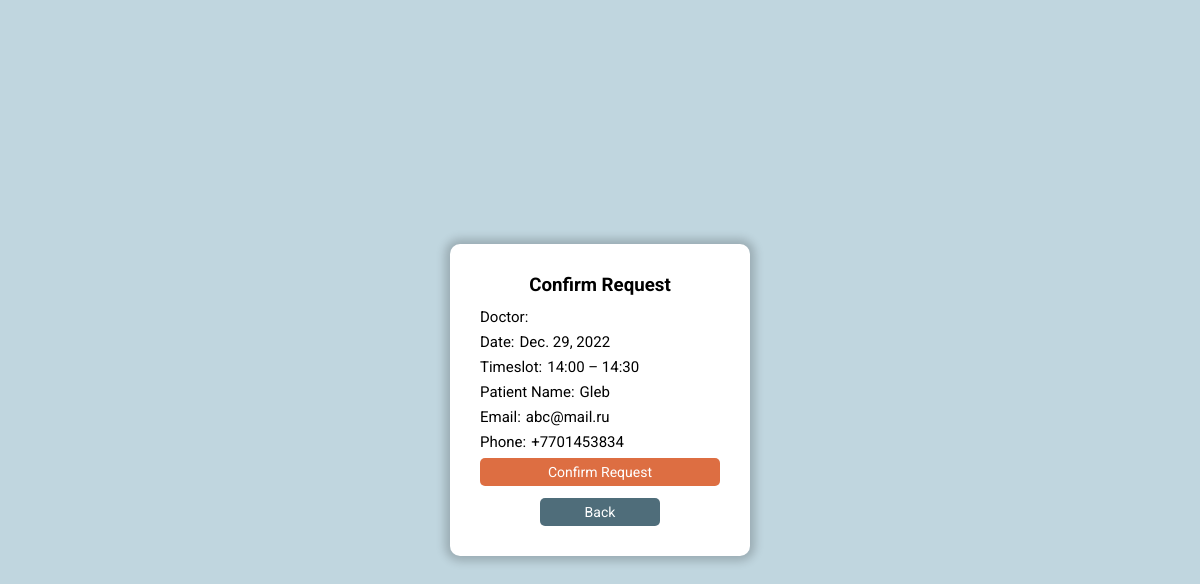
The page /confirm_request/2/2022-12-29/5 on the database its author committed.
### authentication/models.py (models this page shows, shortened)
class Preappointment(models.Model):
    class Meta:
        verbose_name = 'Pre-appointment'
        verbose_name_plural = 'Pre-appointments'
        unique_together = ('doctor_id', 'date', 'timeslot')
    TIMESLOT_LIST = (
        (0, '09:00 – 09:30'),
        (1, '10:00 – 10:30'),
        (2, '11:00 – 11:30'),
        (3, '12:00 – 12:30'),
        (4, '13:00 – 13:30'),
        (5, '14:00 – 14:30'),
        (6, '15:00 – 15:30'),
        (7, '16:00 – 16:30'),
        (8, '17:00 – 17:30'),
    )
    doctor_id = models.IntegerField()
    date = models.DateField(help_text="YYYY-MM-DD")
    timeslot = models.IntegerField(choices=TIMESLOT_LIST)
    patient_name = models.CharField(max_length=60)
    email = models.EmailField(max_length=200)
    phone = models.CharField(max_length=12)
    @property
    def time(self):
        return self.TIMESLOT_LIST[self.timeslot][1]

### authentication/views.py (the view, shortened to what this page needs)
# urls.py: path('confirm_request/<doctor_id>/<date>/<timeslot>', views.confirm_request, name="confirm-request"),
def confirm_request(request, doctor_id, date, timeslot):
    doctors = Doctor.objects.get(id_number=doctor_id)
    appointments = Preappointment.objects.get(doctor_id=doctor_id, date=date, timeslot=timeslot)
    context = {
        'doctors': doctors,
        'appointments': appointments
    }
    return render(request, "authentication/confirm_request.html", context)

### templates/authentication/confirm_request.html (shortened to what this page needs)
<!DOCTYPE html>
<html lang="en">
    <head>
        <link rel="stylesheet" href="../../../styles/confirm_request.css" />
    </head>
    <body>
        <div class="container">
            <div id="confirm-block">
                <h3>Confirm Request</h3>
                <form id="form" method="POST" action="">
                    <div class="form-row">
                        <p class="form-row-key">Doctor:</p>
                    </div>
                    <div class="form-row">
                        <p class="form-row-key">Date:</p>
                        <p class="form-row-value">{{ appointments.date }}</p>
                    </div>
                    <div class="form-row">
                        <p class="form-row-key">Timeslot:</p>
                        <p class="form-row-value">{{ appointments.time }}</p>
                    </div>
                    <div class="form-row">
                        <p class="form-row-key">Patient Name:</p>
                        <p class="form-row-value">{{ appointments.patient_name }}</p>
                    </div>
                    <div class="form-row">
                        <p class="form-row-key">Email:</p>
                        <p class="form-row-value">{{ appointments.email }}</p>
                    </div>
                    <div class="form-row">
                        <p class="form-row-key">Phone:</p>
                        <p class="form-row-value">{{ appointments.phone }}</p>
                    </div>
                    <button type="submit" class="btn">Confirm Request</button>
                </form>
                <div class="btn-block">
                    <button class="btn back-btn"><a href="/adminpage">Back</a></button>
                </div>
            </div>
        </div>
    </body>
</html>

### styles/confirm_request.css (style rules this page uses)
body { margin: 0; font-family: "Roboto"; background-color: #c0d6df; }
p, h1, h2, h3, h4, h5, h6 { margin: 0px; }
* { box-sizing: border-box; }
.container { width: 100%; height: 100vh; display: flex; justify-content: center; align-items: center; flex-direction: column; }
a { text-decoration: none; color: #4f6d7a; }
.btn-block { display: flex; flex-direction: column; align-items: center; gap: 5px; }
.btn { height: 28px; width: 100%; font-family: "Roboto"; border: 0; border-radius: 5px; background-color: #dd6e42; color: #ffffff; font-size: 14px; cursor: pointer; transition: 0.2s; }
.btn > * { color: #ffffff; }
.back-btn { width: 50%; background-color: #4f6d7a; }
#confirm-block { width: 300px; margin: 30px 0px; background-color: #ffffff; padding: 30px; border-radius: 10px; text-align: center; display: flex; flex-direction: column; gap: 12px; box-shadow: 0px 0px 10px 5px rgba(0, 0, 0, 0.2); }
#form { display: flex; flex-direction: column; gap: 7px; }
.form-row { display: flex; gap: 5px; font-size: 15px; }

### rows shown on the page
Preappointment: date "Dec. 29, 2022", time "14:00 – 14:30", patient_name "Gleb", email "abc@mail.ru", phone "+7701453834"
